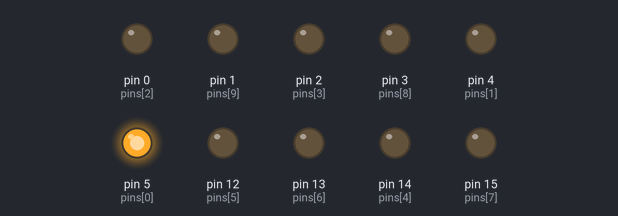
A sketch run on a simulated Arduino Uno, built with avr-gcc and run on an emulated ATmega328P. Parts: output pins drawn as LEDs (lit = HIGH).

Above: at 0.05 s.
At 0.2 s:
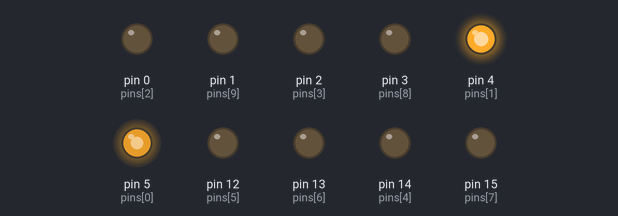
At 0.35 s:
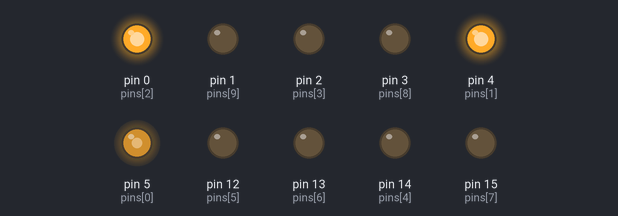
At 0.7 s:
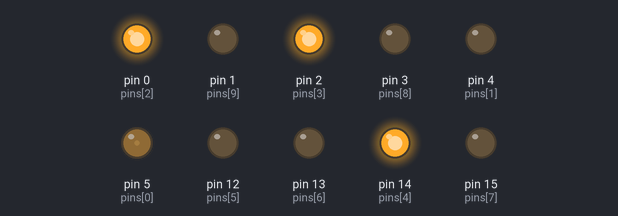
At 1.1 s:
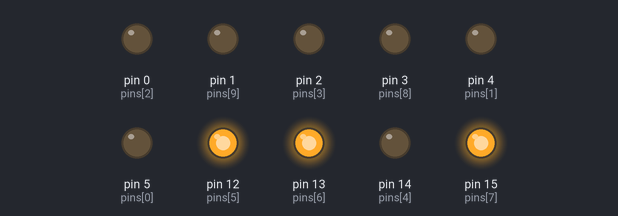
At 1.45 s:
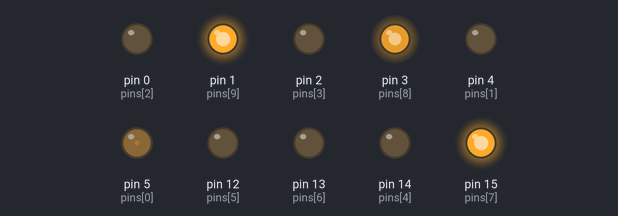
Timing chart, 0 to 3.5 s (numbered marks = the images above):
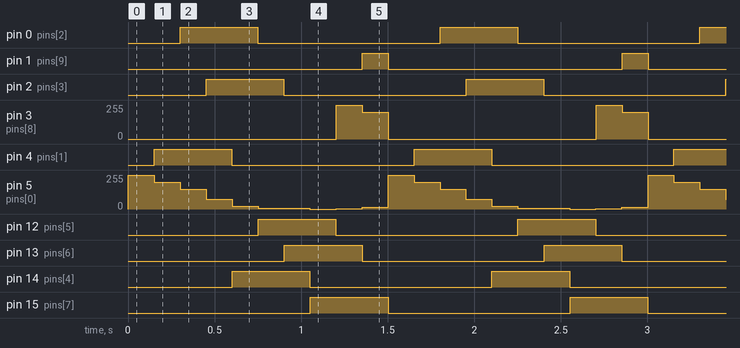

The sketch:

meteor.ino
```cpp
int pins[]={5,4,0,2,14,12,13,15,3,1};
#define len 10
void setup() {
  int i;
  for(i=0;i<len;i++)
  {
    pinMode(pins[i], OUTPUT);
    analogWrite(pins[i],0);
  }
}
//脫尾
// int lum[]={0,25,50,75,100,125,150,175,200,255};
int lum[]={255,200,150,75,22};
#define st 6
int k;
int j=0;
void light(int j)
{
  int temp=j;
  do
  {
    analogWrite(pins[j-temp],lum[temp]);
    temp--;
  }while(temp>=0);
}
void loop() {
    for(j=0;j<len;j++)//跑每顆燈
    {
      light(j);
      delay(150);
      int i;
      for(i=0;i<len;i++)
      {
        pinMode(pins[i], OUTPUT);
        analogWrite(pins[i],0);
      }
    }

}
```

Measured:
- by itself, pin 1 (pins[9]): alternates HIGH for 0.15 s and LOW for 1.4 s
- by itself, pin 3 (pins[8]): repeats every 1.5 s: 200/255 0.15 s, 0/255 1.2 s, 255/255 0.15 s
- by itself, pin 0 (pins[2]), pin 2 (pins[3]), pin 4 (pins[1]), pin 12 (pins[5]), pin 13 (pins[6]), pin 14 (pins[4]), pin 15 (pins[7]): alternates HIGH for 0.45 s and LOW for 1.1 s
- by itself, pin 5 (pins[0]): repeats every 1.5 s: 200/255 0.15 s, 150/255 0.15 s, 75/255 0.15 s, 22/255 0.15 s, 5/255 0.15 s, 4/255 0.15 s, 0/255 0.15 s, 2/255 0.15 s, 14/255 0.15 s, 255/255 0.15 s
